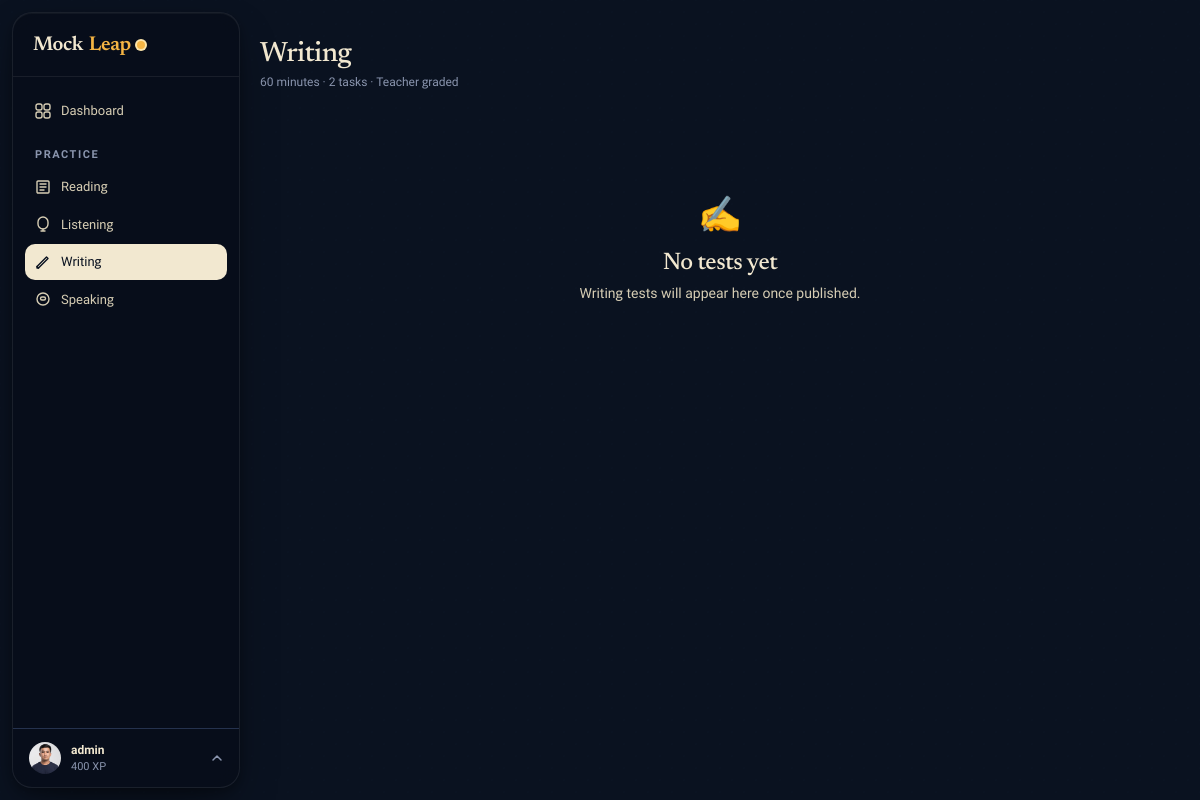
Screenshot of /writing/ (signed in) with the database file from the repository.
### apps/accounts/models.py (models this page shows, shortened)
class User(AbstractUser):
    ROLE_STUDENT = 'student'
    ROLE_TEACHER = 'teacher'
    ROLE_ADMIN = 'admin'
    ROLE_CHOICES = [
        (ROLE_STUDENT, 'Student'),
        (ROLE_TEACHER, 'Teacher'),
        (ROLE_ADMIN, 'Admin'),
    ]
    email = models.EmailField(unique=True)
    role = models.CharField(max_length=10, choices=ROLE_CHOICES, default=ROLE_STUDENT)
    avatar = models.ImageField(upload_to='avatars/', null=True, blank=True)
    bio = models.TextField(blank=True)
    target_band = models.DecimalField(max_digits=3, decimal_places=1, null=True, blank=True)
    test_date = models.DateField(null=True, blank=True)
    country = models.CharField(max_length=100, blank=True)
    timezone = models.CharField(max_length=50, default='UTC')
    dark_mode = models.BooleanField(default=False)
    email_notifications = models.BooleanField(default=True)
    xp = models.PositiveIntegerField(default=0)
    streak_days = models.PositiveIntegerField(default=0)
    last_active = models.DateField(null=True, blank=True)
    created_at = models.DateTimeField(auto_now_add=True)
    USERNAME_FIELD = 'email'
    REQUIRED_FIELDS = ['username']
    class Meta:
        verbose_name = 'User'
        verbose_name_plural = 'Users'

### apps/writing/views.py (the view)
# urls.py: path('', views.test_list, name='list'),
@login_required
def test_list(request):
    tests = WritingTest.objects.filter(is_published=True).prefetch_related('tasks')
    submissions = WritingSubmission.objects.filter(user=request.user).select_related('task__test')
    return render(request, 'writing/list.html', {'tests': tests, 'submissions': submissions})

### apps/core/context_processors.py (called while the page is built)
def site_context(request):
    ctx = {
        'brand': getattr(settings, 'MOCKLEAP_BRAND', 'MockLeap'),
        'dark_mode': getattr(request.user, 'dark_mode', False) if request.user.is_authenticated else False,
        'unread_count': 0,
    }
    if request.user.is_authenticated:
        try:
            from apps.notifications.models import Notification
            ctx['unread_count'] = Notification.objects.filter(user=request.user, is_read=False).count()
        except Exception:
            pass
    return ctx

### templates/writing/list.html (shortened to what this page needs)
{% extends "layouts/app.html" %}
{% block content %}
<div class="flex items-center justify-between mb-6">
  <div>
    <h1 class="h-display" style="font-size:28px;">Writing</h1>
    <p class="t-meta mt-1">60 minutes · 2 tasks · Teacher graded</p>
  </div>
</div>
{% if tests %}
  {% for test in tests %}
  <div class="mb-8">
    <div class="t-eyebrow mb-3">{{ test.title }}</div>
    <div class="grid grid-cols-1 md:grid-cols-2 gap-4">
      {% for task in test.tasks.all %}
      <div class="ml-card p-5 flex flex-col gap-4">
        <div>
          <span class="ml-chip mb-2">{{ task.get_task_type_display }}</span>
          <p class="t-body text-sm mt-2 line-clamp-3">{{ task.prompt|truncatechars:140 }}</p>
        </div>
        <div class="flex items-center gap-3 mt-auto">
          <span class="t-meta text-xs">{{ task.time_minutes }} min · {{ task.min_words }}+ words</span>
          {% for sub in submissions %}
            {% if sub.task.pk == task.pk %}
              <a href="{% url 'writing:detail' sub.pk %}" class="ml-btn ml-btn-ghost ml-btn-sm" style="margin-left:auto;">View result</a>
            {% endif %}
          {% endfor %}
          <a href="{% url 'writing:exam' task.pk %}" class="ml-btn ml-btn-primary ml-btn-sm" style="margin-left:auto;">Start</a>
        </div>
      </div>
      {% endfor %}
    </div>
  </div>
  {% endfor %}
{% else %}
<div class="py-20 text-center">
  <div class="text-4xl mb-4">✍️</div>
  <h3 class="h-display" style="font-size:24px;">No tests yet</h3>
  <p class="t-body mt-2">Writing tests will appear here once published.</p>
</div>
{% endif %}
{% endblock %}

### templates/components/sidebar.html (shortened to what this page needs)
{% load static %}
<aside id="sidebar" class="fixed z-30 w-60 flex flex-col -translate-x-full md:translate-x-0 transition-transform duration-300"
       style="top:12px;bottom:12px;left:12px;width:228px;border-radius:20px;
              background:rgba(250,246,236,0.90);
              backdrop-filter:blur(28px) saturate(180%);
              -webkit-backdrop-filter:blur(28px) saturate(180%);
              border:1px solid rgba(255,255,255,0.72);
              box-shadow:0 1px 0 rgba(255,255,255,.85) inset,
                         0 4px 12px rgba(14,27,46,.06),
                         0 20px 48px -12px rgba(14,27,46,.14);
              overflow:hidden;">
  <div class="h-16 flex items-center px-5 border-b flex-shrink-0" style="border-color:var(--border);">
    {% include "components/brand.html" %}
  </div>
  <nav class="flex-1 overflow-y-auto py-4 px-3 space-y-0.5" role="navigation" aria-label="Sidebar navigation">
    <a href="{% url 'dashboard:home' %}" class="nav-item {% if request.resolver_match.app_name == 'dashboard' %}active{% endif %}">
      Dashboard
    </a>
    <p class="t-eyebrow px-2.5 pt-4 pb-1">Practice</p>
    <a href="{% url 'reading:list' %}" class="nav-item {% if request.resolver_match.app_name == 'reading' %}active{% endif %}">
      <svg width="16" height="16" viewBox="0 0 16 16" fill="none"><path d="M3 2h10a1 1 0 011 1v10a1 1 0 01-1 1H3a1 1 0 01-1-1V3a1 1 0 011-1z" stroke="currentColor" stroke-width="1.4"/><path d="M5 5h6M5 8h6M5 11h4" stroke="currentColor" stroke-width="1.4" stroke-linecap="round"/></svg>
      Reading
    </a>
    <a href="{% url 'listening:list' %}" class="nav-item {% if request.resolver_match.app_name == 'listening' %}active{% endif %}">
      <svg width="16" height="16" viewBox="0 0 16 16" fill="none"><path d="M8 1a5 5 0 015 5v2a5 5 0 01-10 0V6a5 5 0 015-5z" stroke="currentColor" stroke-width="1.4"/><path d="M8 13v2M6 15h4" stroke="currentColor" stroke-width="1.4" stroke-linecap="round"/></svg>
      Listening
    </a>
    <a href="{% url 'writing:list' %}" class="nav-item {% if request.resolver_match.app_name == 'writing' %}active{% endif %}">
      <svg width="16" height="16" viewBox="0 0 16 16" fill="none"><path d="M2 12.5L3.5 14 13 4.5 11.5 3 2 12.5z" stroke="currentColor" stroke-width="1.4" stroke-linejoin="round"/><path d="M2 12.5V14h1.5" stroke="currentColor" stroke-width="1.4" stroke-linecap="round" stroke-linejoin="round"/></svg>
      Writing
    </a>
    <a href="{% url 'speaking:list' %}" class="nav-item {% if request.resolver_match.app_name == 'speaking' %}active{% endif %}">
      <svg width="16" height="16" viewBox="0 0 16 16" fill="none"><circle cx="8" cy="8" r="6" stroke="currentColor" stroke-width="1.4"/><path d="M5.5 7.5c0-.828.672-1.5 1.5-1.5h2a1.5 1.5 0 010 3H7A1.5 1.5 0 015.5 7.5z" stroke="currentColor" stroke-width="1.4"/></svg>
      Speaking
    </a>
  </nav>
  <div class="border-t flex-shrink-0" style="border-color:var(--border);position:relative;" id="ml-profile-zone">
    <button id="ml-profile-btn" type="button" style="
        width:100%;display:flex;align-items:center;gap:10px;
        padding:12px 16px;border:none;cursor:pointer;
        background:transparent;font-family:inherit;
        transition:background .12s;">
      {% if user.avatar %}
        <img src="{{ user.avatar.url }}" alt="" style="width:32px;height:32px;border-radius:50%;object-fit:cover;flex-shrink:0;">
      {% else %}
        <div style="width:32px;height:32px;border-radius:50%;display:flex;align-items:center;justify-content:center;font-size:12px;font-weight:700;flex-shrink:0;background:var(--accent-soft);color:var(--ink);">{{ user.username|first|upper }}</div>
      {% endif %}
      <div style="min-width:0;flex:1;text-align:left;">
        <p style="font-size:12px;font-weight:600;color:var(--ink);white-space:nowrap;overflow:hidden;text-overflow:ellipsis;margin:0;">{{ user.get_full_name|default:user.username }}</p>
        <p style="font-size:11px;color:var(--muted);margin:0;">{{ user.xp }} XP</p>
      </div>
      <svg id="ml-profile-chevron" width="12" height="12" viewBox="0 0 12 12" fill="none" style="color:var(--muted);flex-shrink:0;transition:transform .2s;">
        <path d="M2 8l4-4 4 4" stroke="currentColor" stroke-width="1.5" stroke-linecap="round" stroke-linejoin="round"/>
      </svg>
    </button>
  </div>
</aside>

### static/css/design.css (style rules this page uses)
#sidebar { background: rgba(250, 246, 236, 0.90) !important; backdrop-filter: blur(28px) saturate(180%) !important; -webkit-backdrop-filter: blur(28px) saturate(180%) !important; border: 1px solid rgba(255, 255, 255, 0.72) !important; box-shadow: 0 1px 0 rgba(255,255,255,.85) inset, 0 4px 12px rgba(14,27,46,.06), 0 20px 48px -12px rgba(14,27,46,.14) !important; }
.dark #sidebar { background: rgba(8, 14, 26, 0.92) !important; border-color: rgba(255, 255, 255, 0.08) !important; box-shadow: 0 1px 0 rgba(255,255,255,.04) inset, 0 4px 12px rgba(0,0,0,.28), 0 20px 48px -12px rgba(0,0,0,.44) !important; }
#sidebar .border-b { border-color: rgba(14,27,46,.07) !important; }
.dark #sidebar .border-b { border-color: rgba(255,255,255,.07) !important; }
.nav-item { font-size: 13px !important; padding: 8px 10px !important; border-radius: 10px !important; font-weight: 500 !important; transition: background .12s !important; }
.nav-item.active { background: var(--ink) !important; color: var(--bg) !important; }

### rows the page displays
User: avatar (picture), get_full_name "admin", xp "400"
